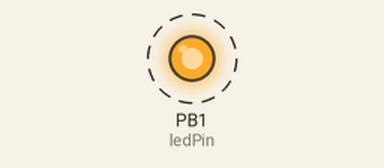
Recording of a sketch running on a simulated ATtiny85, built with avr-gcc and run on an emulated ATtiny85. Parts: output pins drawn as LEDs (lit = HIGH). Dashed ring = blinking.

Above: at 0.5 s.
Timing chart, 0 to 4.6 s (numbered marks = the images above):
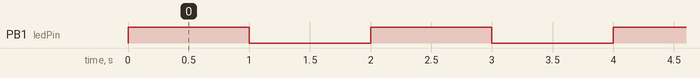

The sketch:

blink.ino
```cpp
const int ledPin = 1; // PB1 en el ATtiny85

void setup() {
  pinMode(ledPin, OUTPUT); // Configurar PB1 como salida
}

void loop() {
  digitalWrite(ledPin, HIGH); // Encender LED
  delay(1000);                 // Esperar 500 ms
  digitalWrite(ledPin, LOW);  // Apagar LED
  delay(1000);                 // Esperar 500 ms
}
```

Measured:
- by itself, PB1 (ledPin): alternates HIGH for 1.0 s and LOW for 1.0 s
